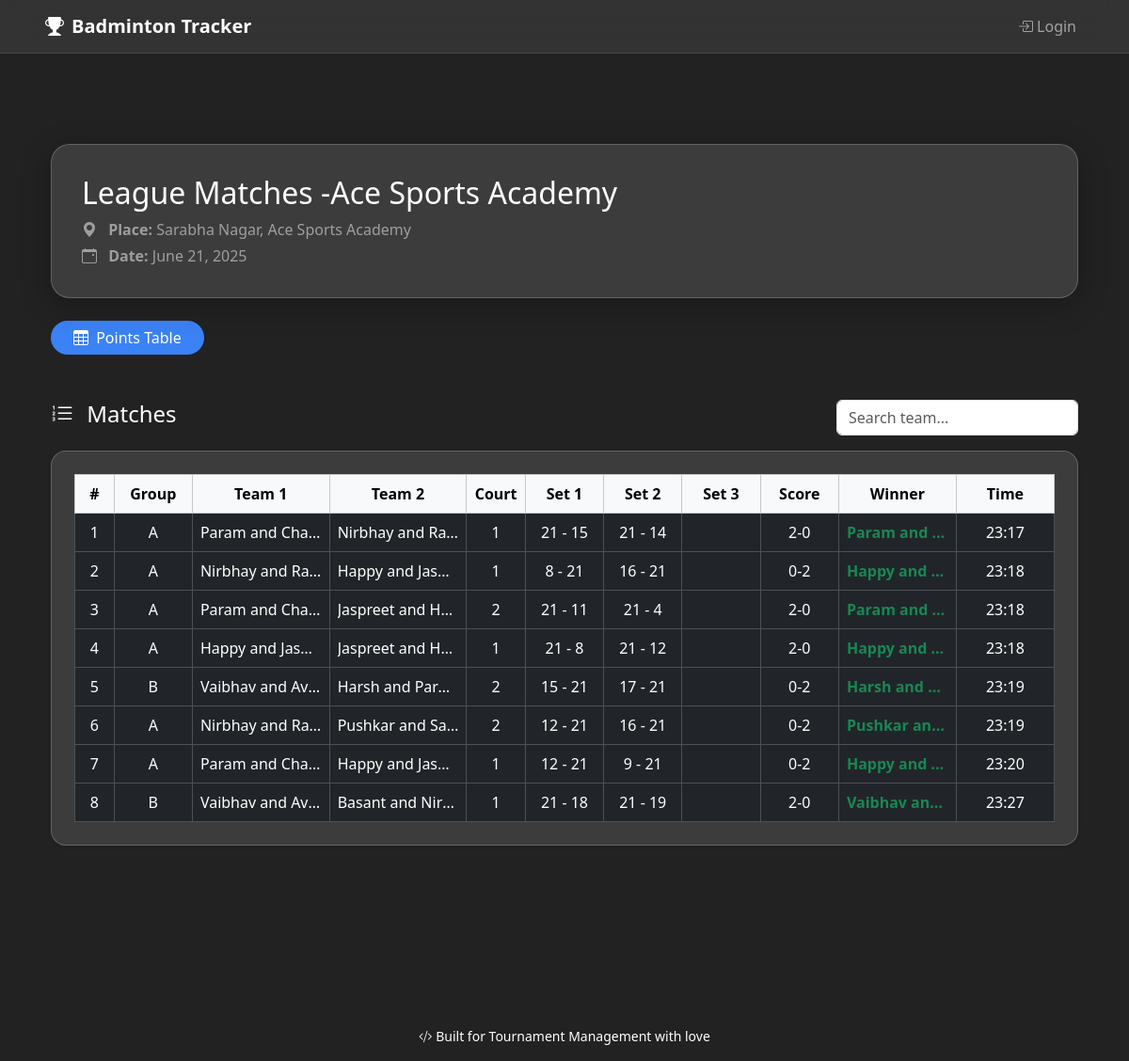
/badminton/tournament/3/matches/, run on the app's committed database.
### badminton/models.py (models this page shows, shortened)
class Tournament(models.Model):
    name = models.CharField(max_length=100)
    place = models.CharField(max_length=100)
    date = models.DateField()

class Match(models.Model):
    group = models.ForeignKey(Group, on_delete=models.CASCADE)
    court_number = models.PositiveIntegerField()
    team1 = models.ForeignKey(Team, on_delete=models.CASCADE, related_name='team1_matches')
    team2 = models.ForeignKey(Team, on_delete=models.CASCADE, related_name='team2_matches')
    set1_team1 = models.PositiveIntegerField()
    set1_team2 = models.PositiveIntegerField()
    set2_team1 = models.PositiveIntegerField(null=True, blank=True)
    set2_team2 = models.PositiveIntegerField(null=True, blank=True)
    set3_team1 = models.PositiveIntegerField(null=True, blank=True)
    set3_team2 = models.PositiveIntegerField(null=True, blank=True)
    winner = models.ForeignKey(Team, on_delete=models.SET_NULL, null=True, blank=True, related_name='matches_won')
    created_at = models.DateTimeField(auto_now_add=True)
    updated_at = models.DateTimeField(null=True, blank=True)  # Manual updates only
    @property
    def match_score(self):
        t1 = 0
        t2 = 0
        if self.set1_team1 > self.set1_team2:
            t1 += 1
        else:
            t2 += 1
        if self.set2_team1 is not None and self.set2_team2 is not None:
            if self.set2_team1 > self.set2_team2:
                t1 += 1
            else:
                t2 += 1
        if self.set3_team1 is not None and self.set3_team2 is not None:
            if self.set3_team1 > self.set3_team2:
                t1 += 1
            else:
                t2 += 1
        return f"{t1}-{t2}"
    @property
    def was_updated(self):
        return self.updated_at and self.updated_at != self.created_at

class Group(models.Model):
    name = models.CharField(max_length=1)
    tournament = models.ForeignKey(Tournament, on_delete=models.CASCADE, related_name='groups')

class Team(models.Model):
    name = models.CharField(max_length=100)
    group = models.ForeignKey(Group, on_delete=models.CASCADE, related_name='teams')

### badminton/views.py (the view)
# urls.py: path('tournament/<int:tournament_id>/matches/', views.view_matches, name='view_matches'),
def view_matches(request, tournament_id):
    tournament = get_object_or_404(Tournament, pk=tournament_id)
    search_query = request.GET.get('search', '').strip()
    matches = Match.objects.filter(group__tournament=tournament)
    if search_query:
        matches = matches.filter(
            Q(team1__name__icontains=search_query) |
            Q(team2__name__icontains=search_query)
        )
    matches = matches.order_by('created_at')
    for match in matches:
        match.local_time = match.created_at
        match.local_updated_time = match.updated_at if match.was_updated else None
    return render(request, 'view_matches.html', {
        'tournament': tournament,
        'matches': matches,
        'current_tournament': tournament,
        'search_query': search_query,
    })

### badminton/templates/view_matches.html (shortened to what this page needs)
{% extends 'base.html' %}
{% load tz %}
{% block content %}
<div class="container py-5">
    <div class="glass-card mb-4">
        <div class="d-flex flex-column flex-md-row justify-content-between align-items-start align-items-md-center flex-wrap gap-2">
            <div>
                <h2 class="text-white mb-2">{{ tournament.name }}</h2>
                <p class="mb-1 text-white-50">
                    <i class="bi bi-geo-alt-fill me-2"></i>
                    <strong>Place:</strong> {{ tournament.place }}
                </p>
                <p class="mb-0 text-white-50">
                    <i class="bi bi-calendar-event me-2"></i>
                    <strong>Date:</strong> {{ tournament.date|date:"F j, Y" }}
                </p>
            </div>
        </div>
    </div>
    <div class="d-flex flex-wrap gap-3 mb-4">
        <a href="{% url 'tournament_detail' tournament.id %}" class="btn btn-primary btn-glow rounded-pill px-4">
            <i class="bi bi-table me-1"></i> Points Table
        </a>
    </div>
    <div class="d-flex justify-content-between align-items-center mb-3 mt-5 flex-wrap">
        <h4 class="text-white mb-2">
            <i class="bi bi-list-ol me-2"></i> Matches
        </h4>
        <input type="text" id="matchSearch" class="form-control w-auto" placeholder="Search team..." oninput="filterMatches()">
    </div>
    <div class="glass-card p-4 rounded-4 shadow-sm text-white mb-5 d-none d-md-block">
        <div class="table-responsive table-responsive-no-scrollbar">
            <table class="table table-dark table-bordered table-hover align-middle text-center mb-0 table-fixed" style="table-layout: fixed; width: 100%;">
                <thead class="table-light text-dark">
                    <tr>
                        <th style="width: 4%;">#</th>
                        <th style="width: 8%;">Group</th>
                        <th style="width: 14%;">Team 1</th>
                        <th style="width: 14%;">Team 2</th>
                        <th style="width: 6%;">Court</th>
                        <th style="width: 8%;">Set 1</th>
                        <th style="width: 8%;">Set 2</th>
                        <th style="width: 8%;">Set 3</th>
                        <th style="width: 8%;">Score</th>
                        <th style="width: 12%;">Winner</th>
                        <th style="width: 10%;">Time</th>
                    </tr>
                </thead>
                <tbody>
                    {% for match in matches %}
                        <tr class="match-row">
                            <td>{{ forloop.counter }}</td>
                            <td><div class="truncate">{{ match.group.name }}</div></td>
                            <td class="text-start"><div class="truncate">{{ match.team1.name }}</div></td>
                            <td class="text-start"><div class="truncate">{{ match.team2.name }}</div></td>
                            <td>{{ match.court_number }}</td>
                            <td>{{ match.set1_team1 }} - {{ match.set1_team2 }}</td>
                            <td>{% if match.set2_team1 %}{{ match.set2_team1 }} - {{ match.set2_team2 }}{% else %}<span class="text-muted">—</span>{% endif %}</td>
                            <td>{% if match.set3_team1 %}{{ match.set3_team1 }} - {{ match.set3_team2 }}{% else %}<span class="text-muted">—</span>{% endif %}</td>
                            <td>{{ match.match_score }}</td>
                            <td>{% if match.winner %}<div class="truncate text-success fw-bold">{{ match.winner.name }}</div>{% else %}<span class="text-warning">TBD</span>{% endif %}</td>
                            <td>
                                {{ match.local_time|time:"H:i" }}
                            </td>
                        </tr>
                    {% empty %}
                        <tr>
                            <td colspan="12" class="text-center text-white">
                                <i class="bi bi-info-circle me-1"></i> No matches recorded yet.
                            </td>
                        </tr>
                    {% endfor %}
                </tbody>
            </table>
        </div>
    </div>
</div>
{% endblock %}

### badminton/static/css/style.css (style rules this page uses)
:root { --app-bg-color: 34,34,34; }
body { background: rgb(var(--app-bg-color)) !important; background-attachment: fixed; background-size: cover; color: white; font-family: 'Segoe UI', sans-serif; }
.btn-primary { background-color: #3b82f6 !important; color: #fff !important; border: none; }
.btn-glow { transition: all 0.2s ease-in-out; box-shadow: none; transform: none; }
a, a:hover { color: #ffffff; text-decoration: none; }
.container { padding-top: 2rem; padding-bottom: 2rem; }
.glass-card { background: rgba(255, 255, 255, 0.12); border-radius: 20px; box-shadow: 0 8px 32px 0 rgba(0, 0, 0, 0.25); backdrop-filter: blur(10px); -webkit-backdrop-filter: blur(10px); border: 1px solid rgba(255, 255, 255, 0.2); padding: 2rem; color: #fff; position: relative; transition: transform 0.3s ease, border 0.3s ease, box-shadow 0.3s ease; }
.table-fixed { table-layout: fixed; width: 100%; }
.truncate { white-space: nowrap; overflow: hidden; text-overflow: ellipsis; }
.table-responsive-no-scrollbar { overflow-x: auto; -webkit-overflow-scrolling: touch; scrollbar-width: none; }
.table-responsive-no-scrollbar table { min-width: 1000px; table-layout: fixed; }
@media (min-width: 768px) { .table-responsive-no-scrollbar { max-width: 100%; } }
@media (min-width: 768px) { .table-responsive-no-scrollbar table { min-width: auto; table-layout: auto; } }

### data on the page
Tournament: name "League Matches -Ace Sports Academy", place "Sarabha Nagar, Ace Sports Academy", date "June 21, 2025"
Match: group.name "A", team1.name "Param and Cha…", team2.name "Nirbhay and Ra…", court_number "1", set1_team1 "21", set1_team2 "15", set2_team1 "21", set2_team2 "14", match_score "2-0", winner.name "Param and…", local_time "23:17"
Match: group.name "A", team1.name "Nirbhay and Ra…", team2.name "Happy and Jash…", court_number "1", set1_team1 "8", set1_team2 "21", set2_team1 "16", set2_team2 "21", match_score "0-2", winner.name "Happy and…", local_time "23:18"
Match: group.name "A", team1.name "Param and Cha…", team2.name "Jaspreet and H…", court_number "2", set1_team1 "21", set1_team2 "11", set2_team1 "21", set2_team2 "4", match_score "2-0", winner.name "Param and…", local_time "23:18"
Match: group.name "A", team1.name "Happy and Jash…", team2.name "Jaspreet and H…", court_number "1", set1_team1 "21", set1_team2 "8", set2_team1 "21", set2_team2 "12", match_score "2-0", winner.name "Happy and…", local_time "23:18"
Match: group.name "B", team1.name "Vaibhav and Av…", team2.name "Harsh and Par…", court_number "2", set1_team1 "15", set1_team2 "21", set2_team1 "17", set2_team2 "21", match_score "0-2", winner.name "Harsh and…", local_time "23:19"
Match: group.name "A", team1.name "Nirbhay and Ra…", team2.name "Pushkar and Sa…", court_number "2", set1_team1 "12", set1_team2 "21", set2_team1 "16", set2_team2 "21", match_score "0-2", winner.name "Pushkar an…", local_time "23:19"
Match: group.name "A", team1.name "Param and Cha…", team2.name "Happy and Jash…", court_number "1", set1_team1 "12", set1_team2 "21", set2_team1 "9", set2_team2 "21", match_score "0-2", winner.name "Happy and…", local_time "23:20"
Match: group.name "B", team1.name "Vaibhav and Av…", team2.name "Basant and Nir…", court_number "1", set1_team1 "21", set1_team2 "18", set2_team1 "21", set2_team2 "19", match_score "2-0", winner.name "Vaibhav an…", local_time "23:27"
